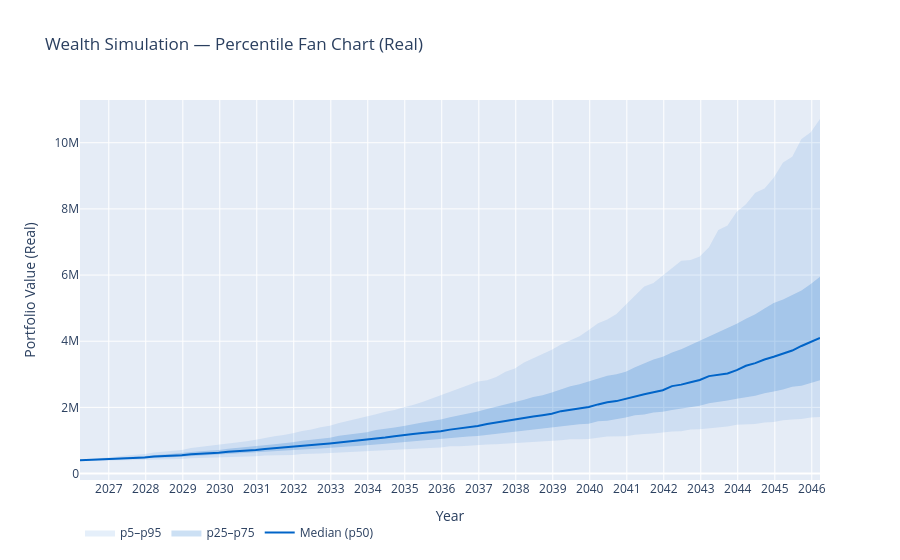

The notebook cell saved with this chart:
### Markdown cell above
## Individual fan charts

### Code cell
keep_result.plot()
